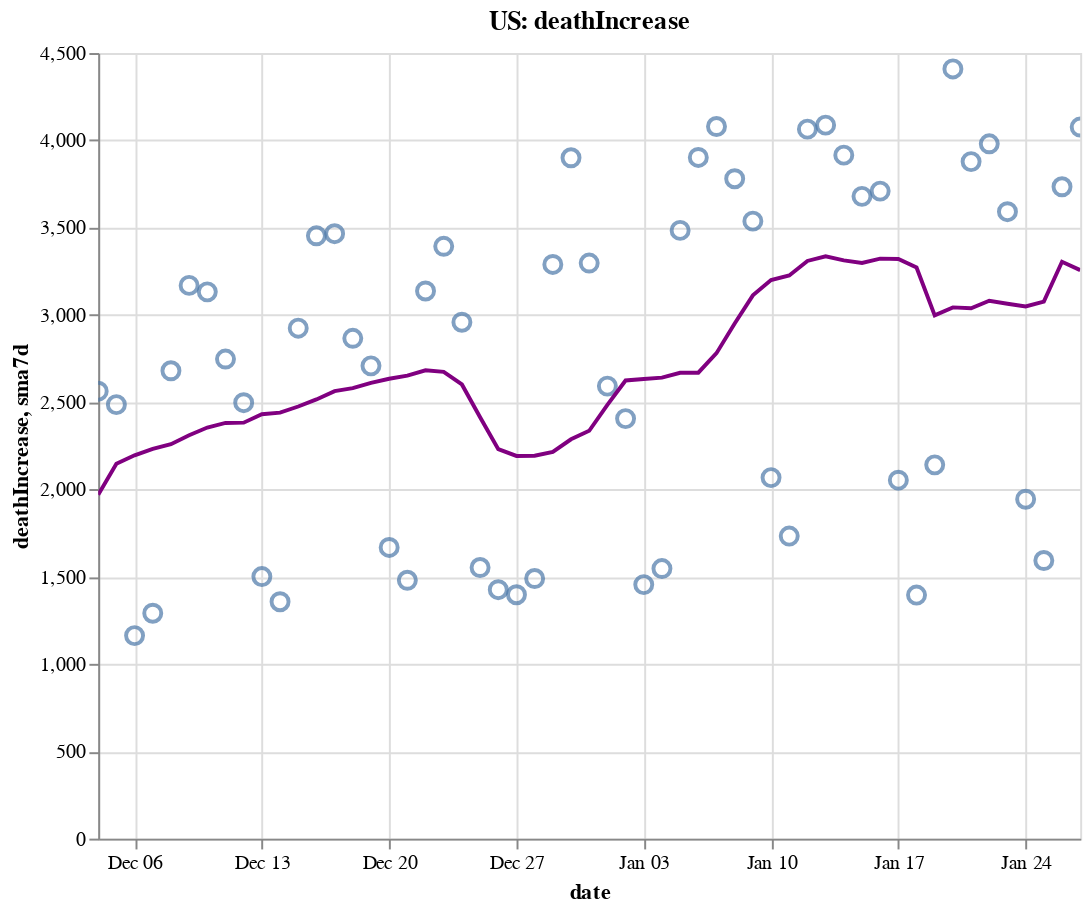

Here is the notebook cell this chart was saved with:
### Code cell
create_plot(us, 'deathIncrease')

### Figure 1 — Vega-Lite specification as saved in the notebook (floating-point values rounded to 4 significant figures)
{"config": {"view": {"continuousWidth": 400, "continuousHeight": 300}}, "layer": [{"layer": [{"mark": {"type": "point", "size": 75}, "encoding": {"tooltip": [{"type": "temporal", "field": "date"}, {"type": "quantitative", "field": "deathIncrease"}, {"type": "quantitative", "field": "sma7d"}], "x": {"type": "temporal", "field": "date"}, "y": {"type": "quantitative", "field": "deathIncrease"}}, "selection": {"selector006": {"type": "interval", "bind": "scales", "encodings": ["x", "y"]}}}, {"mark": {"type": "line", "color": "purple"}, "encoding": {"x": {"type": "temporal", "field": "date"}, "y": {"type": "quantitative", "field": "sma7d"}}}]}, {"mark": {"type": "rule", "color": "#aaa"}, "encoding": {"x": {"type": "temporal", "field": "date"}}, "transform": [{"filter": {"selection": "selector005"}}]}, {"mark": "circle", "encoding": {"opacity": {"condition": {"value": 1, "selection": "selector005"}, "value": 0}, "tooltip": [{"type": "temporal", "field": "date"}, {"type": "quantitative", "field": "deathIncrease"}, {"type": "quantitative", "field": "sma7d"}], "x": {"type": "temporal", "field": "date"}, "y": {"type": "quantitative", "field": "deathIncrease"}}, "selection": {"selector005": {"type": "single", "encodings": ["x"], "on": "mouseover", "nearest": true, "empty": "none"}}}, {"mark": {"type": "text", "align": "left", "dx": 5, "dy": -5, "stroke": "white", "strokeWidth": 2}, "encoding": {"text": {"type": "quantitative", "field": "deathIncrease"}, "tooltip": [{"type": "temporal", "field": "date"}, {"type": "quantitative", "field": "deathIncrease"}, {"type": "quantitative", "field": "sma7d"}], "x": {"type": "temporal", "field": "date"}, "y": {"type": "quantitative", "field": "deathIncrease"}}, "transform": [{"filter": {"selection": "selector005"}}]}, {"mark": {"type": "text", "align": "left", "dx": 5, "dy": -5}, "encoding": {"text": {"type": "quantitative", "field": "deathIncrease"}, "tooltip": [{"type": "temporal", "field": "date"}, {"type": "quantitative", "field": "deathIncrease"}, {"type": "quantitative", "field": "sma7d"}], "x": {"type": "temporal", "field": "date"}, "y": {"type": "quantitative", "field": "deathIncrease"}}, "transform": [{"filter": {"selection": "selector005"}}]}], "data": {"name": "data-75ffdb308dea9dd6c975b20e9be88276"}, "height": 400, "title": "US: deathIncrease", "width": 500, "$schema": "https://vega.github.io/schema/vega-lite/v4.8.1.json", "datasets": {"data-75ffdb308dea9dd6c975b20e9be88276": [{"date": "2020-12-04T00:00:00", "totalTestResultsIncrease": 1862000.0, "positiveIncrease": 228900.0, "death": 270400.0, "deathIncrease": 2563.0, "positiveRate": 0.123, "state": "US", "sma7d": 1970.0}, {"date": "2020-12-05T00:00:00", "totalTestResultsIncrease": 2222000.0, "positiveIncrease": 217800.0, "death": 272900.0, "deathIncrease": 2486.0, "positiveRate": 0.098, "state": "US", "sma7d": 2148.0}, {"date": "2020-12-06T00:00:00", "totalTestResultsIncrease": 1620000.0, "positiveIncrease": 182400.0, "death": 274000.0, "deathIncrease": 1163.0, "positiveRate": 0.113, "state": "US", "sma7d": 2196.0}, {"date": "2020-12-07T00:00:00", "totalTestResultsIncrease": 1726000.0, "positiveIncrease": 181500.0, "death": 275300.0, "deathIncrease": 1291.0, "positiveRate": 0.105, "state": "US", "sma7d": 2232.0}, {"date": "2020-12-08T00:00:00", "totalTestResultsIncrease": 1652000.0, "positiveIncrease": 216000.0, "death": 278000.0, "deathIncrease": 2680.0, "positiveRate": 0.131, "state": "US", "sma7d": 2259.0}, {"date": "2020-12-09T00:00:00", "totalTestResultsIncrease": 1804000.0, "positiveIncrease": 215000.0, "death": 281200.0, "deathIncrease": 3169.0, "positiveRate": 0.119, "state": "US", "sma7d": 2311.0}, {"date": "2020-12-10T00:00:00", "totalTestResultsIncrease": 1887000.0, "positiveIncrease": 219300.0, "death": 284300.0, "deathIncrease": 3132.0, "positiveRate": 0.116, "state": "US", "sma7d": 2355.0}, {"date": "2020-12-11T00:00:00", "totalTestResultsIncrease": 1987000.0, "positiveIncrease": 235500.0, "death": 287000.0, "deathIncrease": 2747.0, "positiveRate": 0.118, "state": "US", "sma7d": 2381.0}, {"date": "2020-12-12T00:00:00", "totalTestResultsIncrease": 1835000.0, "positiveIncrease": 225300.0, "death": 289500.0, "deathIncrease": 2497.0, "positiveRate": 0.123, "state": "US", "sma7d": 2383.0}, {"date": "2020-12-13T00:00:00", "totalTestResultsIncrease": 1770000.0, "positiveIncrease": 186800.0, "death": 291000.0, "deathIncrease": 1501.0, "positiveRate": 0.106, "state": "US", "sma7d": 2431.0}, {"date": "2020-12-14T00:00:00", "totalTestResultsIncrease": 2096000.0, "positiveIncrease": 192900.0, "death": 292400.0, "deathIncrease": 1357.0, "positiveRate": 0.092, "state": "US", "sma7d": 2440.0}, {"date": "2020-12-15T00:00:00", "totalTestResultsIncrease": 1797000.0, "positiveIncrease": 190600.0, "death": 295300.0, "deathIncrease": 2924.0, "positiveRate": 0.106, "state": "US", "sma7d": 2475.0}, {"date": "2020-12-16T00:00:00", "totalTestResultsIncrease": 1802000.0, "positiveIncrease": 231800.0, "death": 298800.0, "deathIncrease": 3453.0, "positiveRate": 0.129, "state": "US", "sma7d": 2516.0}, {"date": "2020-12-17T00:00:00", "totalTestResultsIncrease": 1865000.0, "positiveIncrease": 241000.0, "death": 302200.0, "deathIncrease": 3465.0, "positiveRate": 0.129, "state": "US", "sma7d": 2563.0}, {"date": "2020-12-18T00:00:00", "totalTestResultsIncrease": 2198000.0, "positiveIncrease": 239700.0, "death": 305100.0, "deathIncrease": 2866.0, "positiveRate": 0.109, "state": "US", "sma7d": 2580.0}, {"date": "2020-12-19T00:00:00", "totalTestResultsIncrease": 1762000.0, "positiveIncrease": 203300.0, "death": 307800.0, "deathIncrease": 2708.0, "positiveRate": 0.115, "state": "US", "sma7d": 2611.0}, {"date": "2020-12-20T00:00:00", "totalTestResultsIncrease": 1792000.0, "positiveIncrease": 197000.0, "death": 309500.0, "deathIncrease": 1668.0, "positiveRate": 0.11, "state": "US", "sma7d": 2634.0}, {"date": "2020-12-21T00:00:00", "totalTestResultsIncrease": 2025000.0, "positiveIncrease": 179000.0, "death": 311000.0, "deathIncrease": 1480.0, "positiveRate": 0.088, "state": "US", "sma7d": 2652.0}, {"date": "2020-12-22T00:00:00", "totalTestResultsIncrease": 1727000.0, "positiveIncrease": 190100.0, "death": 314100.0, "deathIncrease": 3137.0, "positiveRate": 0.11, "state": "US", "sma7d": 2682.0}, {"date": "2020-12-23T00:00:00", "totalTestResultsIncrease": 1740000.0, "positiveIncrease": 221900.0, "death": 317500.0, "deathIncrease": 3393.0, "positiveRate": 0.128, "state": "US", "sma7d": 2674.0}, {"date": "2020-12-24T00:00:00", "totalTestResultsIncrease": 1937000.0, "positiveIncrease": 204300.0, "death": 320400.0, "deathIncrease": 2958.0, "positiveRate": 0.105, "state": "US", "sma7d": 2601.0}, {"date": "2020-12-25T00:00:00", "totalTestResultsIncrease": 1373000.0, "positiveIncrease": 125900.0, "death": 322000.0, "deathIncrease": 1553.0, "positiveRate": 0.092, "state": "US", "sma7d": 2414.0}, {"date": "2020-12-26T00:00:00", "totalTestResultsIncrease": 2122000.0, "positiveIncrease": 190100.0, "death": 323400.0, "deathIncrease": 1426.0, "positiveRate": 0.09, "state": "US", "sma7d": 2231.0}, {"date": "2020-12-27T00:00:00", "totalTestResultsIncrease": 1340000.0, "positiveIncrease": 153000.0, "death": 324800.0, "deathIncrease": 1397.0, "positiveRate": 0.114, "state": "US", "sma7d": 2192.0}, {"date": "2020-12-28T00:00:00", "totalTestResultsIncrease": 1477000.0, "positiveIncrease": 163300.0, "death": 326300.0, "deathIncrease": 1490.0, "positiveRate": 0.111, "state": "US", "sma7d": 2193.0}, {"date": "2020-12-29T00:00:00", "totalTestResultsIncrease": 1292000.0, "positiveIncrease": 196100.0, "death": 329600.0, "deathIncrease": 3289.0, "positiveRate": 0.152, "state": "US", "sma7d": 2215.0}, {"date": "2020-12-30T00:00:00", "totalTestResultsIncrease": 1534000.0, "positiveIncrease": 225900.0, "death": 333500.0, "deathIncrease": 3900.0, "positiveRate": 0.147, "state": "US", "sma7d": 2288.0}, {"date": "2020-12-31T00:00:00", "totalTestResultsIncrease": 1748000.0, "positiveIncrease": 223000.0, "death": 336800.0, "deathIncrease": 3297.0, "positiveRate": 0.128, "state": "US", "sma7d": 2336.0}, {"date": "2021-01-01T00:00:00", "totalTestResultsIncrease": 1360000.0, "positiveIncrease": 180500.0, "death": 339400.0, "deathIncrease": 2592.0, "positiveRate": 0.133, "state": "US", "sma7d": 2484.0}, {"date": "2021-01-02T00:00:00", "totalTestResultsIncrease": 2060000.0, "positiveIncrease": 279400.0, "death": 341800.0, "deathIncrease": 2406.0, "positiveRate": 0.136, "state": "US", "sma7d": 2624.0}, {"date": "2021-01-03T00:00:00", "totalTestResultsIncrease": 1401000.0, "positiveIncrease": 207800.0, "death": 343300.0, "deathIncrease": 1455.0, "positiveRate": 0.148, "state": "US", "sma7d": 2633.0}, {"date": "2021-01-04T00:00:00", "totalTestResultsIncrease": 1569000.0, "positiveIncrease": 178400.0, "death": 344800.0, "deathIncrease": 1547.0, "positiveRate": 0.114, "state": "US", "sma7d": 2641.0}, {"date": "2021-01-05T00:00:00", "totalTestResultsIncrease": 1679000.0, "positiveIncrease": 215100.0, "death": 348300.0, "deathIncrease": 3484.0, "positiveRate": 0.128, "state": "US", "sma7d": 2669.0}, {"date": "2021-01-06T00:00:00", "totalTestResultsIncrease": 1601000.0, "positiveIncrease": 248100.0, "death": 352200.0, "deathIncrease": 3902.0, "positiveRate": 0.155, "state": "US", "sma7d": 2669.0}, {"date": "2021-01-07T00:00:00", "totalTestResultsIncrease": 1915000.0, "positiveIncrease": 269300.0, "death": 356300.0, "deathIncrease": 4079.0, "positiveRate": 0.141, "state": "US", "sma7d": 2781.0}, {"date": "2021-01-08T00:00:00", "totalTestResultsIncrease": 2117000.0, "positiveIncrease": 292200.0, "death": 360000.0, "deathIncrease": 3780.0, "positiveRate": 0.138, "state": "US", "sma7d": 2950.0}, {"date": "2021-01-09T00:00:00", "totalTestResultsIncrease": 2064000.0, "positiveIncrease": 266400.0, "death": 363600.0, "deathIncrease": 3537.0, "positiveRate": 0.129, "state": "US", "sma7d": 3112.0}, {"date": "2021-01-10T00:00:00", "totalTestResultsIncrease": 1988000.0, "positiveIncrease": 227700.0, "death": 365700.0, "deathIncrease": 2068.0, "positiveRate": 0.115, "state": "US", "sma7d": 3200.0}, {"date": "2021-01-11T00:00:00", "totalTestResultsIncrease": 1844000.0, "positiveIncrease": 194100.0, "death": 367400.0, "deathIncrease": 1733.0, "positiveRate": 0.105, "state": "US", "sma7d": 3226.0}, {"date": "2021-01-12T00:00:00", "totalTestResultsIncrease": 1924000.0, "positiveIncrease": 214800.0, "death": 371400.0, "deathIncrease": 4064.0, "positiveRate": 0.112, "state": "US", "sma7d": 3309.0}, {"date": "2021-01-13T00:00:00", "totalTestResultsIncrease": 1804000.0, "positiveIncrease": 221600.0, "death": 375500.0, "deathIncrease": 4087.0, "positiveRate": 0.123, "state": "US", "sma7d": 3335.0}, {"date": "2021-01-14T00:00:00", "totalTestResultsIncrease": 2010000.0, "positiveIncrease": 222900.0, "death": 379500.0, "deathIncrease": 3915.0, "positiveRate": 0.111, "state": "US", "sma7d": 3312.0}, {"date": "2021-01-15T00:00:00", "totalTestResultsIncrease": 2280000.0, "positiveIncrease": 244000.0, "death": 383100.0, "deathIncrease": 3679.0, "positiveRate": 0.107, "state": "US", "sma7d": 3298.0}, {"date": "2021-01-16T00:00:00", "totalTestResultsIncrease": 2036000.0, "positiveIncrease": 216500.0, "death": 386800.0, "deathIncrease": 3709.0, "positiveRate": 0.106, "state": "US", "sma7d": 3322.0}, {"date": "2021-01-17T00:00:00", "totalTestResultsIncrease": 1854000.0, "positiveIncrease": 186300.0, "death": 388900.0, "deathIncrease": 2053.0, "positiveRate": 0.1, "state": "US", "sma7d": 3320.0}, {"date": "2021-01-18T00:00:00", "totalTestResultsIncrease": 2089000.0, "positiveIncrease": 150200.0, "death": 390300.0, "deathIncrease": 1395.0, "positiveRate": 0.072, "state": "US", "sma7d": 3272.0}, {"date": "2021-01-19T00:00:00", "totalTestResultsIncrease": 1698000.0, "positiveIncrease": 144000.0, "death": 392400.0, "deathIncrease": 2141.0, "positiveRate": 0.085, "state": "US", "sma7d": 2997.0}, {"date": "2021-01-20T00:00:00", "totalTestResultsIncrease": 1789000.0, "positiveIncrease": 186700.0, "death": 396800.0, "deathIncrease": 4409.0, "positiveRate": 0.104, "state": "US", "sma7d": 3043.0}, {"date": "2021-01-21T00:00:00", "totalTestResultsIncrease": 1899000.0, "positiveIncrease": 184000.0, "death": 400700.0, "deathIncrease": 3878.0, "positiveRate": 0.097, "state": "US", "sma7d": 3038.0}, {"date": "2021-01-22T00:00:00", "totalTestResultsIncrease": 1989000.0, "positiveIncrease": 189000.0, "death": 404700.0, "deathIncrease": 3980.0, "positiveRate": 0.095, "state": "US", "sma7d": 3081.0}, {"date": "2021-01-23T00:00:00", "totalTestResultsIncrease": 1925000.0, "positiveIncrease": 174700.0, "death": 408300.0, "deathIncrease": 3591.0, "positiveRate": 0.091, "state": "US", "sma7d": 3064.0}, {"date": "2021-01-24T00:00:00", "totalTestResultsIncrease": 1729000.0, "positiveIncrease": 143700.0, "death": 410200.0, "deathIncrease": 1944.0, "positiveRate": 0.083, "state": "US", "sma7d": 3048.0}, {"date": "2021-01-25T00:00:00", "totalTestResultsIncrease": 1696000.0, "positiveIncrease": 133100.0, "death": 411800.0, "deathIncrease": 1593.0, "positiveRate": 0.078, "state": "US", "sma7d": 3077.0}, {"date": "2021-01-26T00:00:00", "totalTestResultsIncrease": 1695000.0, "positiveIncrease": 143700.0, "death": 415600.0, "deathIncrease": 3734.0, "positiveRate": 0.085, "state": "US", "sma7d": 3304.0}, {"date": "2021-01-27T00:00:00", "totalTestResultsIncrease": 1621000.0, "positiveIncrease": 151500.0, "death": 419400.0, "deathIncrease": 4076.0, "positiveRate": 0.093, "state": "US", "sma7d": 3257.0}]}}
